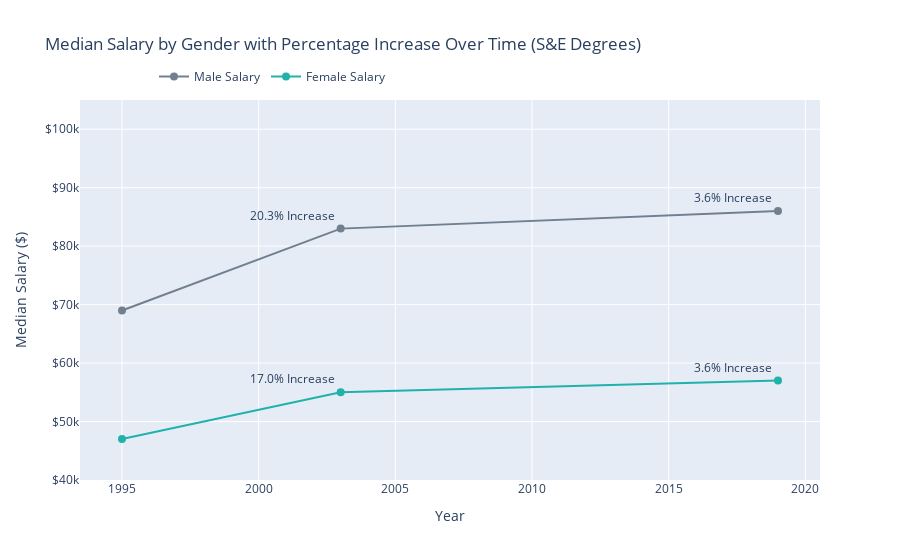

Notebook code for this chart:
### Markdown cell above
#### Interactive Line Graph using Plotly Graph Objects: Median Salary by Gender with Percentage Increase Over Time

**Purpose:** To analyze and demonstrate the disparity in median salaries between genders over time for workers with S&E degrees, highlighting how salary increases have influenced the wage gap.

**Insights:**
- **Initial Salary Disparity:**  
    - In 1995, the median salary for males was $69,000, while females earned $47,000, creating an initial wage gap of 31.88%.
- **Unequal Salary Increases:**  
    - Over the next 8 years (first measured interval), the male median salary increased by 20.3%, whereas the female median salary increased by only 17.0%. This disproportionate increase further widened the gap between male and female earnings.
- **Persistent Disparity by 2019:**  
    - At the next interval, 16 years later, both genders saw an identical salary increase of 3.6%. However, the male median salary reached $86,000, while the female median salary only rose to $57,000. This resulted in an even larger wage gap, with a final disparity of 33.72%.

This interactive visualization highlights the long-standing and widening disparity in median salaries between genders. The unequal salary increases at crucial intervals have exacerbated the wage gap, emphasizing how systemic disparities in salary growth prevent women from closing the gap in career fields that require science and engineering degrees.

### Code cell
# Filter only rows where Degree Field is "S&E"
se_salary_df = median_salary_by_gender_df[median_salary_by_gender_df["Degree Field"] == "S&E"].copy()

# Reshape the DataFrame from wide to long format for plotting
salary_melted_df = se_salary_df.melt(
    id_vars=["Gender"],
    value_vars=["1995 Salary", "2003 Salary", "2019 Salary"],
    var_name="Year",
    value_name="Median Salary"
)

# Convert 'Year' to numeric format
salary_melted_df["Year"] = salary_melted_df["Year"].str.extract('(\d{4})').astype(int)

# Sort values to ensure correct plotting order
salary_melted_df = salary_melted_df.sort_values(["Gender", "Year"])

# Calculate the percentage increase for each gender
salary_melted_df["Percentage Increase"] = salary_melted_df.groupby("Gender")["Median Salary"].pct_change() * 100

# Create the line chart with percentage increase annotations
fig = go.Figure()

# Add Male Salary Line
fig.add_trace(go.Scatter(
    x=salary_melted_df[salary_melted_df["Gender"] == "Male"]["Year"],
    y=salary_melted_df[salary_melted_df["Gender"] == "Male"]["Median Salary"],
    mode="lines+markers+text",
    name="Male Salary",
    line=dict(color="slategray"),
    marker=dict(size=8),
    text=[f"{perc:.1f}% Increase" if not pd.isna(perc) else ""
          for perc in salary_melted_df[salary_melted_df["Gender"] == "Male"]["Percentage Increase"]],
    textposition="top left",
    hovertemplate="<b>Year:</b> %{x}<br><b>Salary:</b> %{y:$,}<br>%{text}<extra></extra>"
))

# Add Female Salary Line
fig.add_trace(go.Scatter(
    x=salary_melted_df[salary_melted_df["Gender"] == "Female"]["Year"],
    y=salary_melted_df[salary_melted_df["Gender"] == "Female"]["Median Salary"],
    mode="lines+markers+text",
    name="Female Salary",
    line=dict(color="lightseagreen"),
    marker=dict(size=8),
    text=[f"{perc:.1f}% Increase" if not pd.isna(perc) else ""
          for perc in salary_melted_df[salary_melted_df["Gender"] == "Female"]["Percentage Increase"]],
    textposition="top left",
    hovertemplate="<b>Year:</b> %{x}<br><b>Salary:</b> %{y:$,}<br>%{text}<extra></extra>"
))

# Customize layout
fig.update_layout(
    title="Median Salary by Gender with Percentage Increase Over Time (S&E Degrees)",
    xaxis_title="Year",
    yaxis_title="Median Salary ($)",
    yaxis_tickprefix="$",
    yaxis_range=[40000, 105000],  # Adjusted y-axis range to give more room for top labels
    legend=dict(x=0.1, y=1.1, orientation="h"),
)

# Show the figure
fig.show()

### Figure 1 — Plotly figure (JSON) as saved in the notebook; plotly's stock layout.template omitted (floating-point values rounded to 4 significant figures)
{"data": [{"hovertemplate": "<b>Year:</b> %{x}<br><b>Salary:</b> %{y:$,}<br>%{text}<extra></extra>", "line": {"color": "slategray"}, "marker": {"size": 8}, "mode": "lines+markers+text", "name": "Male Salary", "text": ["", "20.3% Increase", "3.6% Increase"], "textposition": "top left", "type": "scatter", "x": [1995, 2003, 2019], "y": [69000, 83000, 86000]}, {"hovertemplate": "<b>Year:</b> %{x}<br><b>Salary:</b> %{y:$,}<br>%{text}<extra></extra>", "line": {"color": "lightseagreen"}, "marker": {"size": 8}, "mode": "lines+markers+text", "name": "Female Salary", "text": ["", "17.0% Increase", "3.6% Increase"], "textposition": "top left", "type": "scatter", "x": [1995, 2003, 2019], "y": [47000, 55000, 57000]}], "layout": {"legend": {"orientation": "h", "x": 0.1, "y": 1.1}, "title": {"text": "Median Salary by Gender with Percentage Increase Over Time (S&E Degrees)"}, "xaxis": {"title": {"text": "Year"}}, "yaxis": {"range": [40000, 105000], "tickprefix": "$", "title": {"text": "Median Salary ($)"}}}}
